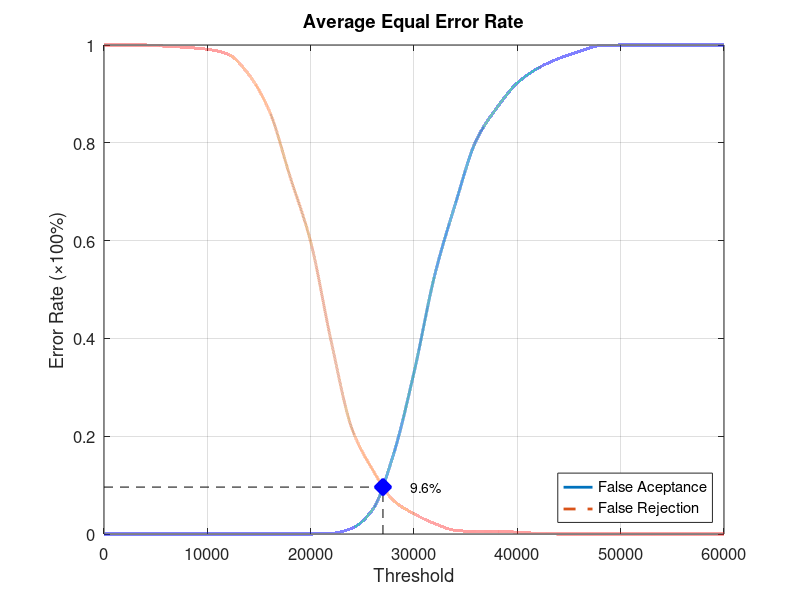
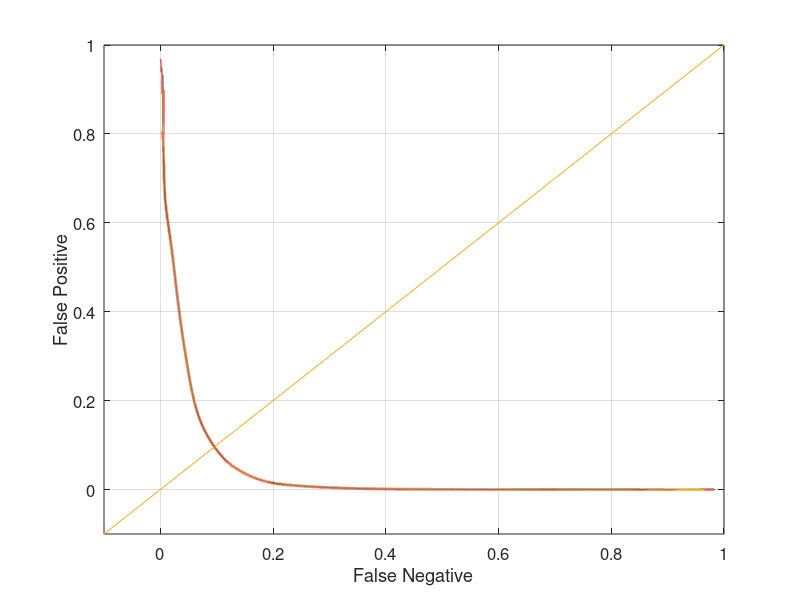

The MATLAB source for these figures, in order:
function yEER = Experiment2Average
close all;
clear;
clc;
x = 0:2000:60000;
xq = 0:0.5:60000;

y0 = [0 0 0 0 0 0 0 0 0 0 0 0.00131579 0.0118421 0.05 0.161842 0.330263 0.528947 0.675 0.803947 0.871053 0.922368 0.952632 0.972368 0.986842 0.998684 1 1 1 1 1 1];
yy0 = interp1(x, y0, xq, 'pchip');
y1 = [1 1 1 0.9975 0.995 0.99125 0.98125 0.94 0.865 0.73125 0.5975 0.3925 0.215 0.13125 0.06875 0.04125 0.02125 0.0075 0.005 0.005 0.00375 0.00125 0 0 0 0 0 0 0 0 0];
yy1 = interp1(x, y1, xq, 'pchip');

% Calculating EER: 
y2 = abs(y0 - y1);
find(y2 == min(y2))
yy2 = abs(yy0 - yy1);
xEER = find(yy2 == min(yy2));
xEERIndex = xq(xEER) % X-axis EER
yEER = yy0(xEER) % Y-axis EER

main = figure
plot(xq, yy0,'-','LineWidth', 2);	hold on
plot(xq, yy1,'--','LineWidth', 2);	hold on
plot([xEERIndex xEERIndex], [0 yEER], 'k--');	hold on
plot([0 xEERIndex], [yEER yEER], 'k--');	hold on
plot(xEERIndex, yEER, 'bx', 'LineWidth', 10);	hold on
text(xEERIndex + 10 * xEERIndex / 100, yEER, [num2str(round((10000 * yEER)) / 100) '%'])
legend('False Aceptance', 'False Rejection', 'Location', 'SouthEast')
xlabel('Threshold')
ylabel('Error Rate (\times100%)')
title('Average Equal Error Rate')
set(gca, 'FontSize', 12)
axis([0 60000 0 1])
grid on

print(main, 'Experiment2AverageMain', '-dpng');
FNRxFPR = figure('Color', [1 1 1]);
plot(yy1, yy0, '-', yy1, yy0, 'LineWidth', 2);
hold on
y = -0.1:0.1:1
plot(y, y); 
set(gca, 'FontSize', 12)
xlabel('False Negative')
ylabel('False Positive')
axis([-0.1 1 -0.1 1])
set(gca, 'FontSize', 12)
grid on

print(FNRxFPR, 'Experiment2AverageFNRxFPR','-dpng');
end
